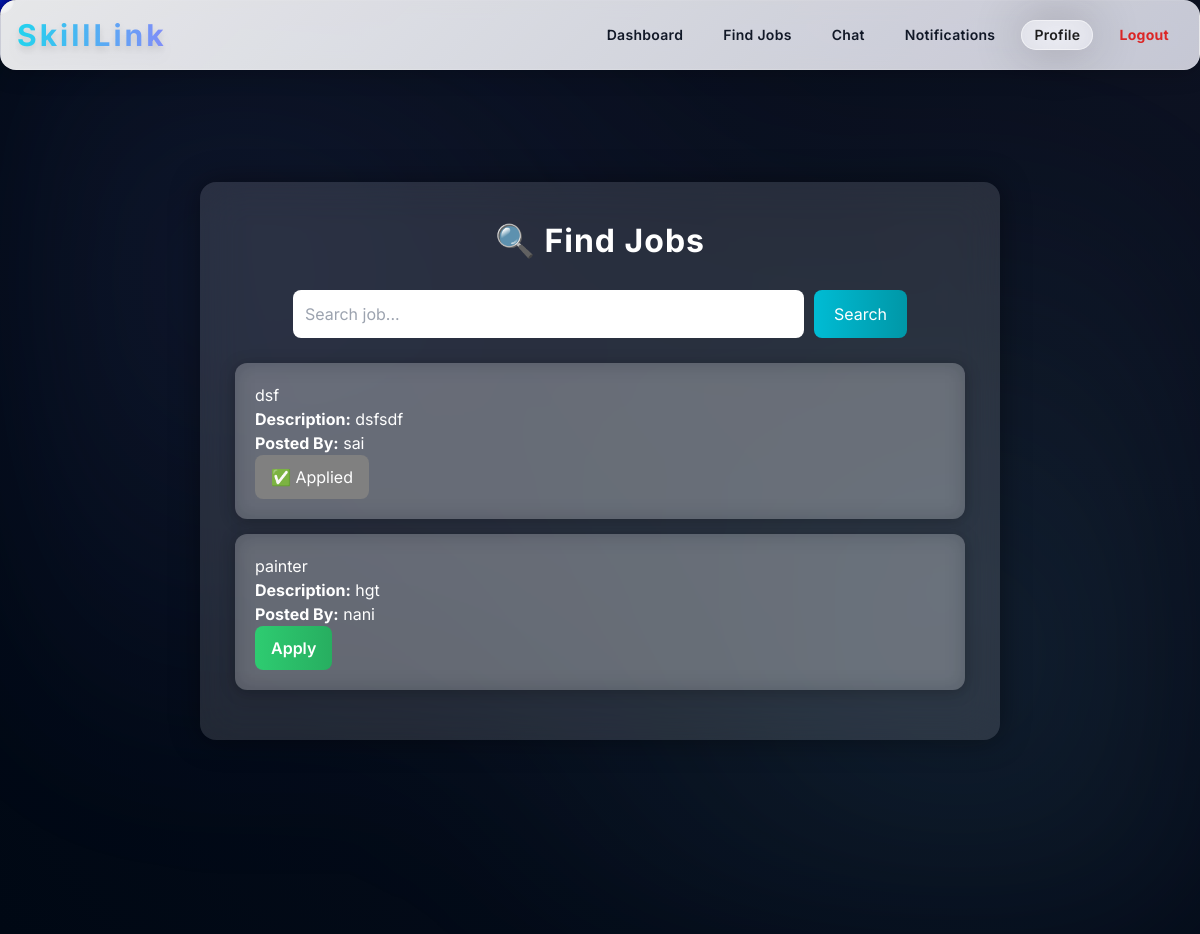
The page /find_jobs (signed in) on the database its author committed.
### models.py (models this page shows, shortened)
class Job(db.Model):
    id = db.Column(db.Integer, primary_key=True)
    title = db.Column(db.String(200), nullable=False)
    description = db.Column(db.Text, nullable=False)
    location = db.Column(db.String(200), nullable=True)  # ✅ Add this
    client_id = db.Column(db.Integer, db.ForeignKey('user.id'), nullable=False)
    client = db.relationship("User", backref=db.backref("jobs_posted", lazy='dynamic'), foreign_keys=[client_id])
    created_at = db.Column(db.DateTime, default=datetime.utcnow)
    is_open = db.Column(db.Boolean, default=True)

class User(db.Model, UserMixin):
    __tablename__ = 'user'
    id = db.Column(db.Integer, primary_key=True)
    role = db.Column(db.String(20), nullable=False)  # client / worker / admin
    name = db.Column(db.String(100), nullable=False)
    email = db.Column(db.String(100), unique=True, nullable=False)
    password = db.Column(db.String(200), nullable=False)
    aadhar = db.Column(db.String(20), nullable=False)
    skills = db.Column(db.Text)
    is_approved = db.Column(db.Boolean, default=False)
    bio = db.Column(db.Text, default="")
    profile_image = db.Column(db.String(200), default="default.png")
    phone = db.Column(db.String(30), nullable=True)
    govt_id_image = db.Column(db.String(255), nullable=True)
    ratings_received = db.relationship("Rating", backref="recipient", foreign_keys="Rating.recipient_id", lazy="dynamic")
    ratings_given = db.relationship("Rating", backref="author", foreign_keys="Rating.author_id", lazy="dynamic")

### app.py (the view)
@app.route('/find_jobs')
@login_required
def find_jobs():
    if current_user.role != 'worker':
        return redirect('/')
    search = request.args.get('search', "").strip()
    location = request.args.get('location', "").strip()
    jobs_query = Job.query.filter(Job.is_open == True)
    if search:
        jobs_query = jobs_query.filter(
            (Job.title.ilike(f"%{search}%")) |
            (Job.description.ilike(f"%{search}%"))
        )
    if location:
        jobs_query = jobs_query.filter(Job.location.ilike(f"%{location}%"))
    jobs = jobs_query.all()
    applied_job_ids = [
        app.job_id for app in Application.query.filter_by(worker_id=current_user.id).all()
    ]
    return render_template("find_jobs.html",
                           jobs=jobs,
                           search=search,
                           location=location,
                           applied_job_ids=applied_job_ids)

### app.py (called while the page is built)
@login_manager.user_loader
def load_user(user_id):
    return User.query.get(int(user_id))

### templates/find_jobs.html (shortened to what this page needs)
{% extends "base.html" %}
{% block content %}
<video autoplay muted loop playsinline id="bgVideo">
  <source src="{{ url_for('static', filename='videos/skilllink_bg.mp4') }}" type="video/mp4">
</video>
<div class="page-wrapper">
  <div class="content-box">
    <h2 class="page-title">🔍 Find Jobs</h2>
    <form method="GET" class="search-form">
      <input type="text" name="search" placeholder="Search job..." value="{{ search }}" class="form-control search-input">
      <button type="submit" class="btn-search">Search</button>
    </form>
    {% if jobs %}
      {% for job in jobs %}
      <div class="job-card">
        <h3>{{ job.title }}</h3>
        <p><strong>Description:</strong> {{ job.description }}</p>
        <p><strong>Posted By:</strong> {{ job.client.name }}</p>
        {% if job.id in applied_job_ids %}
          <button disabled class="btn-disabled">✅ Applied</button>
        {% else %}
          <button class="apply-btn" data-job="{{ job.id }}">Apply</button>
        {% endif %}
      </div>
      {% endfor %}
    {% else %}
      <p class="no-data">No jobs available at the moment.</p>
    {% endif %}
  </div>
</div>
{% endblock %}

### templates/base.html (style rules this page uses)
:root { --bg-dark: #0a0f1c; --glass-bg: rgba(255, 255, 255, 0.15); --glass-border: rgba(255, 255, 255, 0.25); --primary: #7dd3fc; --secondary: #818cf8; --accent: #f97316; --text: #e2e8f0; --text-dim: #94a3b8; }
body { background: radial-gradient(circle at top right, #0d1222 0%, #000814 100%); color: var(--text); font-family: 'Inter', sans-serif; overflow-x: hidden; min-height: 100vh; }

### templates/find_jobs.html (style rules this page uses)
#bgVideo { position: fixed; top: 0; left: 0; min-width: 100%; min-height: 100%; object-fit: cover; z-index: -1; filter: brightness(0.45); }
.page-wrapper { display: flex; justify-content: center; align-items: flex-start; min-height: 100vh; padding-top: 80px; }
.content-box { background: rgba(255, 255, 255, 0.12); backdrop-filter: blur(20px); border-radius: 16px; box-shadow: 0 0 30px rgba(0,0,0,0.4); width: 90%; max-width: 800px; padding: 35px; color: #fff; animation: fadeIn 1s ease; }
.page-title { text-align: center; font-size: 32px; margin-bottom: 25px; font-weight: 700; letter-spacing: 1px; color: #fff; }
.search-form { display: flex; justify-content: center; margin-bottom: 25px; }
.search-input { width: 70%; padding: 12px; border-radius: 8px; border: none; outline: none; font-size: 16px; }
.btn-search { margin-left: 10px; padding: 12px 20px; border: none; border-radius: 8px; background: linear-gradient(90deg, #00bcd4, #0097a7); color: white; cursor: pointer; transition: 0.3s; }
.job-card { background: rgba(255, 255, 255, 0.2); backdrop-filter: blur(10px); border-radius: 12px; padding: 20px; margin-bottom: 15px; color: #fff; transition: 0.3s ease; box-shadow: 0 2px 15px rgba(0,0,0,0.25); }
.apply-btn { background: linear-gradient(90deg, #2ecc71, #27ae60); border: none; padding: 10px 16px; border-radius: 8px; color: #fff; cursor: pointer; transition: 0.3s; font-weight: 600; }
.btn-disabled { background: gray !important; cursor: not-allowed; padding: 10px 16px; border-radius: 8px; }

### rows shown on the page
Job: title "dsf", description "dsfsdf", client.name "sai", shows "✅ Applied"
Job: title "painter", description "hgt", client.name "nani"
